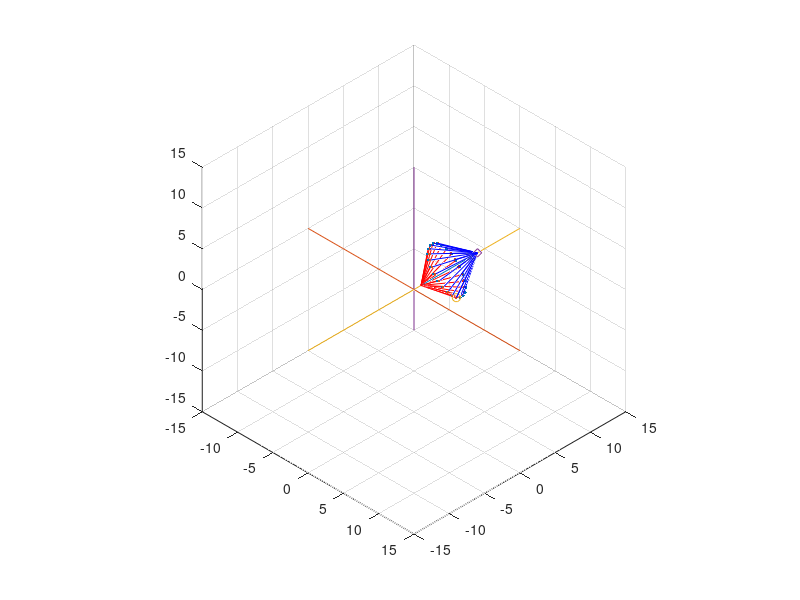

Write the MATLAB code that produced this figure.
function [varargout] = rotat(varargin)

clc; close all; clear all;

VertexRotateFun()
return
%==================================================%
%					SETUP
%--------------------------------------------------%

if nargin == 2
	rot=varargin{1};
	azel=varargin{2};
	do2D=0; do3D=1;
elseif nargin == 1 
	rot=varargin{1};
	azel = [-60 25];
	do2D=0; do3D=1;
else
	rot = [10 0];
	rot1 = rot;
	azel = [-60 25];
	do2D=0; do3D=1;
	sz = [2.5e-3 2.5e-3 1.6 1.2];
end


Ovec = [1.0 28.7 56.4 84.1 111.8 139.5 167.2 194.8 222.5 250.2 277.9 305.6 333.3];
Ovec = Ovec - 180;

%==================================================%
%					3D ROTATION
%--------------------------------------------------%
if do3D
%------------



% STARTING ACTIN FILAMENT SETUP
%---------------------------------------------%
% unitsratio('rad', 'deg')
rad2dg = 180/pi;
dg2rad = 1/(180/pi);
rad360 = 2*pi;

% PHI THETA PSY EULER ANGLES
%---------------------------
phi = 0 *dg2rad;			% Phi Z Rotation
tta = 0 *dg2rad;			% Theta X Rotation
psy = 0 *dg2rad;			% Psy Z Rotation
%---
 
% XYZ VECTOR LOCATION
%---------------------------
Origin = [1; 1; 3];	% XYZ Origin 
Tip = [5; 4; 8];	% XYZ Tip



Length = sqrt(sum((Tip - Origin).^2));
uv = (Tip - Origin) ./ Length;
uvRTip = ARxFun(uv, phi, tta, psy);
TipN = uvRTip .* Length + Tip;

% XP = cross(Tip,TipN);
% TipN = XP;

% XP = cross(uv,uvRTip);
% ttaCP = acosd(XP);
% TipN = XP .* Length + Tip;

OriginO = Origin;
TipO = TipN;


%---------------------------------------------%

%{.
%---------------------------------------------%
nFils = 13;
for iFil = 1:nFils
	
	FilID = mod(iFil,13)+1;
	phi = Ovec(FilID) *dg2rad;	% Phi Z Rotation
	tta = 70 *dg2rad;			% Theta X Rotation
	psy = 0 *dg2rad;			% Psy Z Rotation

	
	Length = sqrt(sum((Tip - Origin).^2));
	uv = (Tip - Origin) ./ Length;
	uvRTip = ARxFun(uv, phi, tta, psy);
	TipN = uvRTip .* Length + Tip;
	
	Oxyz(:,iFil) = Tip;
	Txyz(:,iFil) = TipN;

end
%---------------------------------------------%
%}

%{
%---------------------------------------------%
phi = 0;			% Phi Z Rotation
tta = -70;			% Theta X Rotation
psy = 0;			% Psy Z Rotation
phi=phi*dg2rad;
tta=tta*dg2rad;
psy=psy*dg2rad;
%---

for iFil = 1:nFils
	
	[Oxyz1] = ARxFun(Oxyz0, phi, tta, psy);
	[Txyz1] = ARxFun(Txyz0, phi, tta, psy);
	
	%------------------
	% OTm = (Oxyz1 - Oxyz0);
	% Oxyz1 = Oxyz1 - OTm;
	% Txyz1 = Txyz1 - OTm;
	%------------------
	
	Oxyz(:,iFil) = ARxFun(Oxyz(:,iFil), phi, tta, psy);
	Txyz(:,iFil) = ARxFun(Txyz(:,iFil), phi, tta, psy);
	
	% Txyz(3,iFil) = abs(Txyz(3,iFil));
	
end
%---------------------------------------------%
%}




sFilO = [-15 0 0; 0 -15 0; 0 0 -5];
sFilT = [15 0 0; 0 15 0; 0 0 15];
Oxyz = cat(2,sFilO,Oxyz);
Txyz = cat(2,sFilT,Txyz);

%---------------------------------------------%
for nfil = 1:numel(Oxyz(1,:))
OT(nfil).x = [Oxyz(1,nfil); Txyz(1,nfil)];
OT(nfil).y = [Oxyz(2,nfil); Txyz(2,nfil)];
OT(nfil).z = [Oxyz(3,nfil); Txyz(3,nfil)];
end
OTx = [OT(:).x];
OTy = [OT(:).y];
OTz = [OT(:).z];
%------------------
OTxR = abs(OTx(2,:) - OTx(1,:));
OTyR = abs(OTy(2,:) - OTy(1,:));
OTzR = abs(OTz(2,:) - OTz(1,:));
for rlen = 1:numel(OTx(1,:))
flen(rlen) = sqrt(OTxR(rlen)^2 + OTyR(rlen)^2 + OTzR(rlen)^2);
OT(rlen).flen = flen(rlen);
end
OTflen = [OT(:).flen];
disp([Length OTflen])
%------------------

OTx = cat(2,[OriginO(1) TipO(1)]',OTx);
OTy = cat(2,[OriginO(2) TipO(2)]',OTy);
OTz = cat(2,[OriginO(3) TipO(3)]',OTz);

%------------------
FigAnime(OTx, OTy, OTz);
%------------------


%----------------------------------------
end
%==================================================%




%==================================================%
% OTx = [OT(:).x];
% OTy = [OT(:).y];
% OTz = [OT(:).z];
% OTflen = [OT(:).flen];
% varargout = {OTx, OTy, OTz, OTflen};

varargout = {OT};
%==================================================%

end



%{

% F1
%------------------
Oxyz1 = Origin;
Txyz1 = Tip;
% Oxyz1 = rotfun(Origin, phi, tta, psy);
% Txyz1 = rotfun(Tip, phi, tta, psy);
%------------------


% F2
%------------------
Oxyz2 = rotfun(Oxyz1, phi, tta, psy);
Txyz2 = rotfun(Txyz1, phi, tta, psy);
%---
% OTcor = (Oxyz2 - Oxyz1);
% Oxyz2 = Oxyz2 - OTcor;
% Txyz2 = Txyz2 - OTcor;
%------------------


% F3
%------------------
% Oxyz3 = rotfun(Txyz2, phi, tta, psy);
% Txyz3 = rotfun(Txyz2+1, phi, tta, psy);
% %---
% OTcor = (Oxyz3- Oxyz2);
% Oxyz3 = Oxyz3 - OTcor;
% Txyz3 = Txyz3 - OTcor;
%------------------
[Oxyz3 OARx OQ OQRx] = ARxFun(Oxyz2, phi, tta, psy);
[Txyz3 TARx TQ TQRx] = ARxFun(Txyz2, phi, tta, psy);
%------------------


% F4
%------------------
[Oxyz4 OARx OQ OQRx] = ARxFun(Oxyz3, phi, tta, psy);
[Txyz4 TARx TQ TQRx] = ARxFun(Txyz3, phi, tta, psy);
%------------------
%---
% R = Length;
% Tx = R * sind(tta) * cosd(phi) + Ox;
% Ty = R * sind(tta) * sind(phi) + Ox;
% Tz = R * cosd(tta) + Oz;
%------------------




% fDPhi = @(xyz,phi) ([cos(phi) sin(phi) 0; -sin(phi) cos(phi) 0; 0 0 1] * xyz);
% fCTta = @(xyz,tta) ([1 0 0; 0 cos(tta) sin(tta); 0 -sin(tta) cos(tta)] * xyz);
% fBPsy = @(xyz,psy) ([cos(psy) sin(psy) 0; -sin(psy) cos(psy) 0; 0 0 1] * xyz);

Tx = R * sind(tta) * cosd(phi) + Ox;
Ty = R * sind(tta) * sind(phi) + Ox;
Tz = R * cosd(tta) + Oz;

theta = (Ovec-180)*pi/180;
r = 2*ones(size(theta));
[u,v] = pol2cart(theta,r);
feather(u,v);

OTx = {OT(:).x}
OTy = {OT(:).y}
OTz = {OT(:).z}

[OTx{1}(:)]
[OTx{:}]

OTx = [OT(:).x]

% for rlen = 1:numel(xp(:,1))
% flen(rlen) = sqrt(xp(rlen,2)^2 + yp(rlen,2)^2 + zp(rlen,2)^2);
% end
% disp(flen)


view([25 25])
campos([25,-25,25])

% for rotfig = 1:10
% 	figure(Fh1)
% 	view(azel+rot)
% 	rot = rot+rot1;
% 	pause(.3)
% end

% figure(Fh1)
% axis vis3d
% for i=1:36
%    % camorbit(10,0,'camera','z')
%    camorbit(10,0,'camera','z')
%    % pause(.2)
%    drawnow
% end


a11	= cos(psi)*cos(phi) - cos(theta)*sin(phi)*sin(psi)
a12	= cos(psi)*sin(phi) + cos(theta)*cos(phi)*sin(psi)
a13	= sin(psi)*sin(theta)
a21	= -sin(psi)*cos(phi) - cos(theta)*sin(phi)*cos(psi)
a22	= -sin(psi)*sin(phi) + cos(theta)*cos(phi)*cos(psi)
a23	= cos(psi)*sin(theta)
a31	= sin(theta)*sin(phi)
a32	= -sin(theta)*cos(phi)
a33	= cos(theta)
ARx  = [a11 a12 a13; 
		a21 a22 a23; 
		a31 a32 a33];

RxA = [1 0 0; 0 cos(a) sin(a); 0 -sin(a) cos(a)];
RyB = [cos(b) 0 -sin(b); 0 1 0; sin(b) 0 cos(b)];
RzG = [cos(g) sin(g) 0; -sin(g) cos(g) 0; 0 0 1];


RdPhi = [1			0			0;
		 0			cos(Phi)	sin(Phi);
		 0			-sin(Phi)	cos(Phi)]
	 
RcTta = [cos(Tta)	0			-sin(Tta); 
		 0			1			0; 
		 sin(Tta)	0			cos(Tta)]
	 
RbPsi = [cos(Psi)	sin(Psi)	0; 
		 -sin(Psi)	cos(Psi)	0; 
		 0			0			1]

RaMx  = [a11 a12 a13; 
		 a21 a22 a23; 
		 a31 a32 a33];


      |
      |
      |     /|
      |    / |
      | ? /  |
      |  /   |
      | /    |
      |/_____|_________
     /  \    |
    /     \  |
   /  ?     \|   
  /
 /
/

% radPdeg = unitsratio('radian', 'degrees')
% degPrad = unitsratio('degrees', 'radian')

% 2D Rotation Matrix
% R2dMx = [cos(Tta) -sin(Tta); sin(Tta) cos(Tta)];
% fR2dMx = @(ang) [cos(ang) -sin(ang); sin(ang) cos(ang)];
% fR2dMx(Tta)

r = vrrotvec([1 1 1],[1 2 3])

ax = 1
ay = 1
az = 1
t = 70

M = makehgtform('xrotate',t) 
M = makehgtform('yrotate',t) 
M = makehgtform('zrotate',t) 
M = makehgtform('axisrotate',[ax,ay,az],t) 

M = makehgtform('xrotate',t) returns a transform that rotates around the x-axis by t radians.
M = makehgtform('yrotate',t) returns a transform that rotates around the y-axis by t radians.
M = makehgtform('zrotate',t) returns a transform that rotates around the z-axis by t radians.
M = makehgtform('axisrotate',[ax,ay,az],t) Rotate around axis [ax ay az] by t radians.


? (or phi ? ?) alpha is the angle between the x axis and the N axis.
? (or theta ?) beta is the angle between the z axis and the Z axis.
? (or psi ?) gamma is the angle between the N axis and the X axis.

This definition implies that:

? represents a rotation around the z axis,
? represents a rotation around the N axis,
? represents a rotation around the Z axis.

for ? and ?, the range is defined modulo 2? radians. A valid range could be [??,??].
for ?, the range covers ? radians (but is not modulo ?)

? = atan2(z1, -z2)
? = arccos(Z3)
? = atan2(X3, Y3)

[x,y,z] = sph2cart(THETA,PHI,R)

xyzO = [0;
		0;
		0];

xyzT = [5;
		5;
		5];

xyzA = [45;
		20;
		70];

RxA = [1 0 0; 0 cos(a) sin(a); 0 -sin(a) cos(a)];
RyB = [cos(b) 0 -sin(b); 0 1 0; sin(b) 0 cos(b)];
RzG = [cos(g) sin(g) 0; -sin(g) cos(g) 0; 0 0 1];


% RdPhi = [1 0 0; 0 cos(Phi) sin(Phi); 0 -sin(Phi) cos(Phi)];
% RcTta = [cos(Tta) 0 -sin(Tta); 0 1 0; sin(Tta) 0 cos(Tta)];
% RbPsi = [cos(Psi) sin(Psi) 0; -sin(Psi) cos(Psi) 0; 0 0 1];

% RaMx  = [	a11 a12 a13 ; 
%			a21 a22 a23 ; 
%			a31 a32 a33 ];


% nO1 = fDPhi(Oxyz,zPhi)
% nO2 = fCTta(nO1,xTta)
% nO3 = fBPsy(nO2,zPsy)
% nT1 = fDPhi(Txyz,zPhi)
% nT2 = fCTta(nT1,xTta)
% nT3 = fBPsy(nT2,zPsy)

% nO4 = fDPhi(nO3,zPhi)
% nO5 = fCTta(nO4,xTta)
% nO6 = fBPsy(nO5,zPsy)
% nO6 = nT3;
% nT4 = fDPhi(nT3,zPhi)
% nT5 = fCTta(nT4,xTta)
% nT6 = fBPsy(nT5,zPsy)

% xp = [origin0 tip0; 
%       origin1 tip1]
% xp = [Oxyz(1) Txyz(1); nO3(1) nT3(1); nO6(1) nT6(1)];
% yp = [Oxyz(2) Txyz(2); nO3(2) nT3(2); nO6(2) nT6(2)];
% zp = [Oxyz(3) Txyz(3); nO3(3) nT3(3); nO6(3) nT6(3)];


% Set or get the value of the camera view angle
% camva
% to half or double the zoom use: camzoom(.5) or camzoom(2)
% camzoom(.5)

% vis3d
% campos([-10,-25,25])
% camzoom(.12)


%------------------
% Tx = R * sind(tta) * cosd(phi) + Ox;
% Ty = R * sind(tta) * sind(phi) + Ox;
% Tz = R * cosd(tta) + Oz;

Oxyz3 = Txyz2;
R = 14.1421;

Tx = R * sind(phi) * cosd(tta) + Oxyz3(1);
Ty = R * sind(phi) * sind(tta) + Oxyz3(2);
Tz = R * cosd(phi) + Oxyz3(3);

Txyz3 = [Tx Ty Tz]';

% Txyz3 = rotfun([Tx Ty Tz]', phi, tta, psy);
%------------------


%------------------
% Tx = R * sin(tta) * cos(phi) + Ox;
% Ty = R * sin(tta) * sin(phi) + Ox;
% Tz = R * cos(tta) + Oz;
keyboard
n = ones(3);
p = ones(3);
nxyz = cos(phi) * eye(3) + (1 - cos(p)) * (n.*n) + sin(p) *... 
[0 n(3) -n(2); -n(3) 0 n(1); n(2) -n(1) 0]
%------------------

%}



%==================================================%
%				ROTATION FUNCTION
%--------------------------------------------------%
function [fBPsy] = rotfun(xyz, phi, tta, psy)

fDPhi = ([cos(phi) sin(phi) 0; -sin(phi) cos(phi) 0; 0 0 1] * xyz);
fCTta = ([1 0 0; 0 cos(tta) sin(tta); 0 -sin(tta) cos(tta)] * fDPhi);
fBPsy = ([cos(psy) sin(psy) 0; -sin(psy) cos(psy) 0; 0 0 1] * fCTta);

end


%==================================================%
%				FIGURE SETUP FUNCTION
%--------------------------------------------------%
function [varargout] = FigSetup(varargin)

scsz = get(0,'ScreenSize');


if nargin == 1 
	Fnum=varargin{1};
	pos = scsz./[2.5e-3 2.5e-3 1.5 2];
elseif nargin == 2
	Fnum=varargin{1};
	pos=scsz./varargin{2};
else
	Fnum=1;
	pos = scsz./[2.5e-3 2.5e-3 1.5 2];
end

Fh = figure(Fnum);
set(gcf,'OuterPosition',pos,'Color',[.9,.9,.9])
varargout = {Fh};

end



%==================================================%
%				FIGURE SETUP FUNCTION
%--------------------------------------------------%
function [varargout] = FigAnime(OTx, OTy, OTz, varargin)


%----------------------------------------
%		FIGURE SETUP
%----------------------------------------
sz = [2.5e-3 2.5e-3 1.6 1.2];
Fh1 = FigSetup(1,sz);
%------------
figure(Fh1)
plot3(OTx,OTy,OTz)
axis([-15 15 -15 15 -5 25])
xlabel('X');ylabel('Y');zlabel('Z');
grid on;


% figure(Fh1)
camP0 = campos;
camT0 = camtarget;

nfram = 50;
cxp = linspace(-10,25,nfram);
for cf = 1:nfram
    campos([cxp(cf),-25,25])
    drawnow
	pause(.02)
end


% figure(Fh1)
camP1 = campos;
camT1 = camtarget;



% camT = camT1+5;
camT = camT1;
cTx = 5;
cTy = -5;
cTz = 10;
nfram = 30;
cxt = fliplr(linspace(camT(1)-cTx,camT(1),nfram));
cyt = fliplr(linspace(camT(2)-cTy,camT(2),nfram));
czt = fliplr(linspace(camT(3)-cTz,camT(3),nfram));
cxt = [cxt fliplr(cxt)];
cyt = [cyt fliplr(cyt)];
czt = [czt fliplr(czt)];

for cf = 1:nfram*2
	camtarget([cxt(cf),cyt(cf),czt(cf)])
    drawnow
	pause(.01)
end


% figure(Fh1)
% campos(camP1)
% camtarget(camT1)

% [cpxyz] = campos;
% nfram = 50;
% cxp = linspace(0,2,nfram);
% for cf = 1:nfram
%     campos([cxp(cf),-25,25])
%     drawnow
% 	pause(.03)
% end


figure(Fh1)
view(0,0)
pause(1)
view(0,90)
pause(1)
view(90,0)
pause(1)
view(18,28)

varargout = {campos, camtarget};

end





%==================================================%
%				ROTATION FUNCTION
%--------------------------------------------------%
function [Rxyz varargout] = ARxFun(xyz, phi, tta, psy)

%---------------------------
Dphi = ([cos(phi) sin(phi) 0; -sin(phi) cos(phi) 0; 0 0 1] * xyz);
Ctta = ([1 0 0; 0 cos(tta) sin(tta); 0 -sin(tta) cos(tta)] * Dphi);
Bpsy = ([cos(psy) sin(psy) 0; -sin(psy) cos(psy) 0; 0 0 1] * Ctta);
%---
ERx = Bpsy;
%---------------------------


%---------------------------
Q = [
(cos(psy)*cos(tta)*cos(phi) - sin(psy)*sin(phi)),...
(sin(psy)*cos(tta)*cos(phi) + cos(psy)*sin(phi)), (-sin(tta)*cos(phi));
(-cos(psy)*cos(tta)*sin(phi) - sin(psy)*cos(tta)),...
(-sin(psy)*cos(tta)*sin(phi) + cos(psy)*cos(phi)), (sin(tta)*sin(phi));
(cos(psy)*sin(tta)), (sin(psy)*sin(tta)), (cos(tta))];
%---
QRx = Q*xyz;
%---------------------------


%---------------------------
a11	= cos(psy)*cos(phi) - cos(tta)*sin(phi)*sin(psy);
a12	= cos(psy)*sin(phi) + cos(tta)*cos(phi)*sin(psy);
a13	= sin(psy)*sin(tta);
a21	= -sin(psy)*cos(phi) - cos(tta)*sin(phi)*cos(psy);
a22	= -sin(psy)*sin(phi) + cos(tta)*cos(phi)*cos(psy);
a23	= cos(psy)*sin(tta);
a31	= sin(tta)*sin(phi);
a32	= -sin(tta)*cos(phi);
a33	= cos(tta);
AMx  = [a11 a12 a13;
		a21 a22 a23; 
		a31 a32 a33];
%---
ARx = AMx * xyz;
%---------------------------


%---------------------------
Rxyz = ERx;
Rxyz = QRx;
Rxyz = ARx;
%---------------------------
varargout = {ARx, QRx, ERx};

end


%==================================================%
%				ROTATION FUNCTION
%--------------------------------------------------%
function [t1 t2 t3] = EulerAng(A,rotSet,space)
%INPUT
% A 3x3 Direction Cosine Matrix
% rotSet 1x3 (or 3x1) array of rotation axes to use
% space logical, true for Space rotation, false for Body
%OUTPUT
% t1,t2,t3 Euler angles (in radians)
% assumes Body rotations unless told otherwise

% n = length(unique(rotSet));
n = numel(rotSet);


if ~exist('space','var')
	space = false; 
end


ax2neginds = [8 ,3 ,4]; %negative elements for 2 axis rotations
i = rotSet(1); j = rotSet(2);

switch n
	case 3
		A = A .* [1 -1 1; 1 1 -1; -1 1 1];
		if space, A = A.';end
		k = rotSet (3);
		c2 = sqrt(A(i,i)^2 + A(i,j)^2);
		t1 = atan2(A(j,k) / c2,A(k,k) / c2);
		t2 = atan2(A(i,k),c2);
		t3 = atan2(A(i,j) / c2,A(i,i) / c2);
	case 2
		A(ax2neginds(j)) = -A(ax2neginds(j));
		if space, A = A.';end
		p = 6 - (i+j); %element missing from rotSet
		s2 = sqrt(A(i,p)^2 + A(i,j)^2);
		t1 = atan2(A(j,i) / s2,A(p,i) / s2);
		t2 = atan2(s2,A(i,i));
		t3 = atan2(A(i,j) / s2,A(i,p) / s2);
end

end



%==================================================%
%				PLOT FIGURE AUTOROTATION
%--------------------------------------------------%
function [varargout] = RotaFig(varargin)


if nargin == 3
	do2D=varargin{1};
	pauseT1=varargin{2};
	pauseT2=varargin{3};
elseif nargin == 2
	do2D=varargin{1};
	pauseT1=varargin{2};
	pauseT2=.01;
elseif nargin == 1 
	do2D=varargin{1};
	pauseT1=1;
	pauseT2=.01;
else
	do2D = 1;
	pauseT1=1;
	pauseT2=.01;
end


%----------------------
% figure(Fh1)
camP0 = campos;
camT0 = camtarget;

nfram = 50;
cxp = linspace(-10,25,nfram);
for cf = 1:nfram
    campos([cxp(cf),-25,25])
    drawnow
	pause(pauseT2)
end
% figure(Fh1)
camP1 = campos;
camT1 = camtarget;
%----------------------



%----------------------
% camT = camT1+5;
camT = camT1;
cTx = 5;
cTy = -5;
cTz = 10;
nfram = 20;
cxt = fliplr(linspace(camT(1)-cTx,camT(1),nfram));
cyt = fliplr(linspace(camT(2)-cTy,camT(2),nfram));
czt = fliplr(linspace(camT(3)-cTz,camT(3),nfram));
cxt = [cxt fliplr(cxt)];
cyt = [cyt fliplr(cyt)];
czt = [czt fliplr(czt)];

for cf = 1:nfram*2
	camtarget([cxt(cf),cyt(cf),czt(cf)])
    drawnow
	pause(pauseT2)
end
for cf = 1:nfram*2
	camtarget([-cxt(cf),-cyt(cf),-czt(cf)])
    drawnow
	pause(pauseT2)
end
%----------------------


%----------------------
if do2D
view(0,0)
pause(1)
view(0,90)
pause(1)
view(90,0)
pause(1)
view(18,28)
end
%----------------------


varargout = {campos, camtarget};

end






function [] = VertexRotateFun()
%----------------------------------------
%	  FIGURE SETUP
%----------------------------------------
sz = [2.5e-3 2.5e-3 1.6 1.2];
Fh25 = FigSetup(25,sz);


%---------------------------------------------%
% a function of of seven variables that yields the result of
% rotating the point (x,y,z) about the axis ?u,v,w? by the angle ?.
PointRota = @(x,y,z,u,v,w,tta) ...
	([(u*(u*x+v*y+w*z)*(1-cos(tta))+(u^2+v^2+w^2)*...
	x*cos(tta)+sqrt(u^2+v^2+w^2)*(-w*y+v*z)*sin(tta))/... 
	(u^2 + v^2 + w^2);
	(v*(u*x+v*y+w*z)*(1-cos(tta))+(u^2+v^2+w^2)*...
	y*cos(tta)+sqrt(u^2+v^2+w^2)*(w*x-u*z)*sin(tta))/... 
	(u^2+v^2+w^2);
	(w*(u*x+v*y+w*z)*(1-cos(tta))+(u^2+v^2+w^2)*...
	z*cos(tta)+sqrt(u^2+v^2+w^2)*(-v*x+u*y)*sin(tta))/... 
	(u^2+v^2+w^2)]);
% MFxut = Fxut(1,2,3,4,5,6,.8)
%---------------------------------------------%



%---------------------------------------------%
%{
An axis of rotation can be formulated from a line between two points Po(d,e,f) -> Pt(a,b,c)
Or we can define an arbitrary line by a single point and a direction vector Dv(u,v,w). 
If we multiply a transformation and point-rotation matrix a point to rotate Pr(x,y,z)
we obtain a 10-variable function that yields the result of rotating this point Pr(x,y,z)
around the axis defined by Pt(a,b,c)-Po(d,e,f)=Dv(u,v,w) by an angle (theta).

% Point to rotate:
Pr = [x;y;z]

% Line defining orthonormal axis:
Po = [d;e;f];
Pt = [a;b;c];

% Direction vector:
Dv = [u;v;w] = [d-a; e-b; f-c]

% Angle of rotation
Ar = [theta]

%}


LineRota = @(x,y,z,a,b,c,u,v,w,tta) ... 
	([(((a*(v^2+w^2)-u*(b*v+c*w-u*x-v*y-w*z))*(1-cos(tta))+(u^2+v^2+w^2)*x*cos(tta)+...
	sqrt((u^2+v^2+w^2))*(-c*v+v*w-w*y+v*z)*sin(tta))/(u^2+v^2+w^2));
	(((b*(u^2+w^2)-v*(a*u+c*w-u*x-v*y-w*z))*(1-cos(tta))+(u^2+v^2+w^2)*y*cos(tta)+...
	sqrt((u^2+v^2+w^2))*(c*u-a*w+w*x-u*z)*sin(tta))/(u^2+v^2+w^2));
	(((c*(u^2+v^2)-w*(a*u+b*v-u*x-v*y-w*z))*(1-cos(tta))+(u^2+v^2+w^2)*z*cos(tta)+...
	sqrt((u^2+v^2+w^2))*(-b*u+a*v-v*x+u*y)*sin(tta))/(u^2+v^2+w^2))]);
% MFxaut = Fxaut(5,0,0,1,1,1,1,1,1,.8)
%---------------------------------------------%


%---------------------------
% Pr = [x;y;z]
% Po = [d;e;f];
% Pt = [a;b;c];
% Dv = [u;v;w] = [d-a; e-b; f-c]
% Ar = [theta]
%---------------------------

Pr = [5;1;1];
Pt = [5;4;5];
Po = [.5;.5;.5];
Dv = Pt-Po;


x=Pr(1);y=Pr(2);z=Pr(3);
a=Pt(1);b=Pt(2);c=Pt(3);
u=Dv(1);v=Dv(2);w=Dv(3);

ArMx = linspace(.01,2*pi,25);
for ang = 1:25
	% Ar = rand*2*pi;
	Ar=ArMx(ang);
	RMX1(:,ang) = PointRota(x,y,z,u,v,w,Ar);
end

for ang = 1:25
	Ar=ArMx(ang);
	RMX2(:,ang) = LineRota(x,y,z,a,b,c,u,v,w,Ar);
end

%---------------------------------------------%
figure(Fh25)
% Point Rotatoin (Red)
scatter3(RMX1(1,:),RMX1(2,:),RMX1(3,:),'.r')
hold on
% Line Rotation (Blue)
scatter3(RMX2(1,:),RMX2(2,:),RMX2(3,:),'.b')
hold on

% Pr(o) Pt(d) Dv(x)
scatter3(Pr(1),Pr(2),Pr(3),'o')
hold on
scatter3(Pt(1),Pt(2),Pt(3),'d')
hold on
scatter3(Dv(1),Dv(2),Dv(3),'x')
axis([-15 15 -15 15 -15 15])
hold on
%---------------------------------------------%

%---------------------------------------------%
% Plot Standard ijk Orthonormal Axis
sFilO = [-15 0 0; 0 -15 0; 0 0 -5];
sFilT = [15 0 0; 0 15 0; 0 0 15];
sFilO = cat(2,Po,sFilO);
sFilT = cat(2,Pt,sFilT);
Xop0 = [sFilO(1,:); sFilT(1,:)];
Yop0 = [sFilO(2,:); sFilT(2,:)];
Zop0 = [sFilO(3,:); sFilT(3,:)];
plot3(Xop0,Yop0,Zop0)
axis vis3d
hold on
%---------------------------------------------%



%---------------------------------------------%
% Plot Line Connections

RMPr = repmat(Pr,1,25);
RMPt = repmat(Pt,1,25);
RMPo = repmat(Po,1,25);
RMDv = repmat(Dv,1,25);

RMx1PrX = [RMPr(1,:); RMX1(1,:)];
RMx1PrY = [RMPr(2,:); RMX1(2,:)];
RMx1PrZ = [RMPr(3,:); RMX1(3,:)];
RMx2PrX = [RMPr(1,:); RMX2(1,:)];
RMx2PrY = [RMPr(2,:); RMX2(2,:)];
RMx2PrZ = [RMPr(3,:); RMX2(3,:)];

RMx1PtX = [RMPt(1,:); RMX1(1,:)];
RMx1PtY = [RMPt(2,:); RMX1(2,:)];
RMx1PtZ = [RMPt(3,:); RMX1(3,:)];
RMx2PtX = [RMPt(1,:); RMX2(1,:)];
RMx2PtY = [RMPt(2,:); RMX2(2,:)];
RMx2PtZ = [RMPt(3,:); RMX2(3,:)];

RMx1PoX = [RMPo(1,:); RMX1(1,:)];
RMx1PoY = [RMPo(2,:); RMX1(2,:)];
RMx1PoZ = [RMPo(3,:); RMX1(3,:)];
RMx2PoX = [RMPo(1,:); RMX2(1,:)];
RMx2PoY = [RMPo(2,:); RMX2(2,:)];
RMx2PoZ = [RMPo(3,:); RMX2(3,:)];

RMx1DvX = [RMDv(1,:); RMX1(1,:)];
RMx1DvY = [RMDv(2,:); RMX1(2,:)];
RMx1DvZ = [RMDv(3,:); RMX1(3,:)];
RMx2DvX = [RMDv(1,:); RMX2(1,:)];
RMx2DvY = [RMDv(2,:); RMX2(2,:)];
RMx2DvZ = [RMDv(3,:); RMX2(3,:)];


% Connect lines from:
doPDv = 0;	doLDv = 0; 
doPPt = 0;	doLPt = 1; 
doPPo = 1;	doLPo = 0; 
doPPr = 0;	doLPr = 0;
%---------
if doPDv
plot3(RMx1DvX,RMx1DvY,RMx1DvZ,'r')
hold on
end
if doLDv
plot3(RMx2DvX,RMx2DvY,RMx2DvZ,'b')
hold on
end
%---------
if doPPt
plot3(RMx1PtX,RMx1PtY,RMx1PtZ,'r')
hold on
end
if doLPt
plot3(RMx2PtX,RMx2PtY,RMx2PtZ,'b')
hold on
end
%---------
if doPPo
plot3(RMx1PoX,RMx1PoY,RMx1PoZ,'r')
hold on
end
if doLPo
plot3(RMx2PoX,RMx2PoY,RMx2PoZ,'b')
hold on
end
%---------
if doPPr
plot3(RMx1PrX,RMx1PrY,RMx1PrZ,'r')
hold on
end
if doLPr
plot3(RMx2PrX,RMx2PrY,RMx2PrZ,'b')
hold on
end
%---------------------------------------------%


%---------------------------------------------%
RotaFig(0,.5,.01)
%---------------------------------------------%

end











